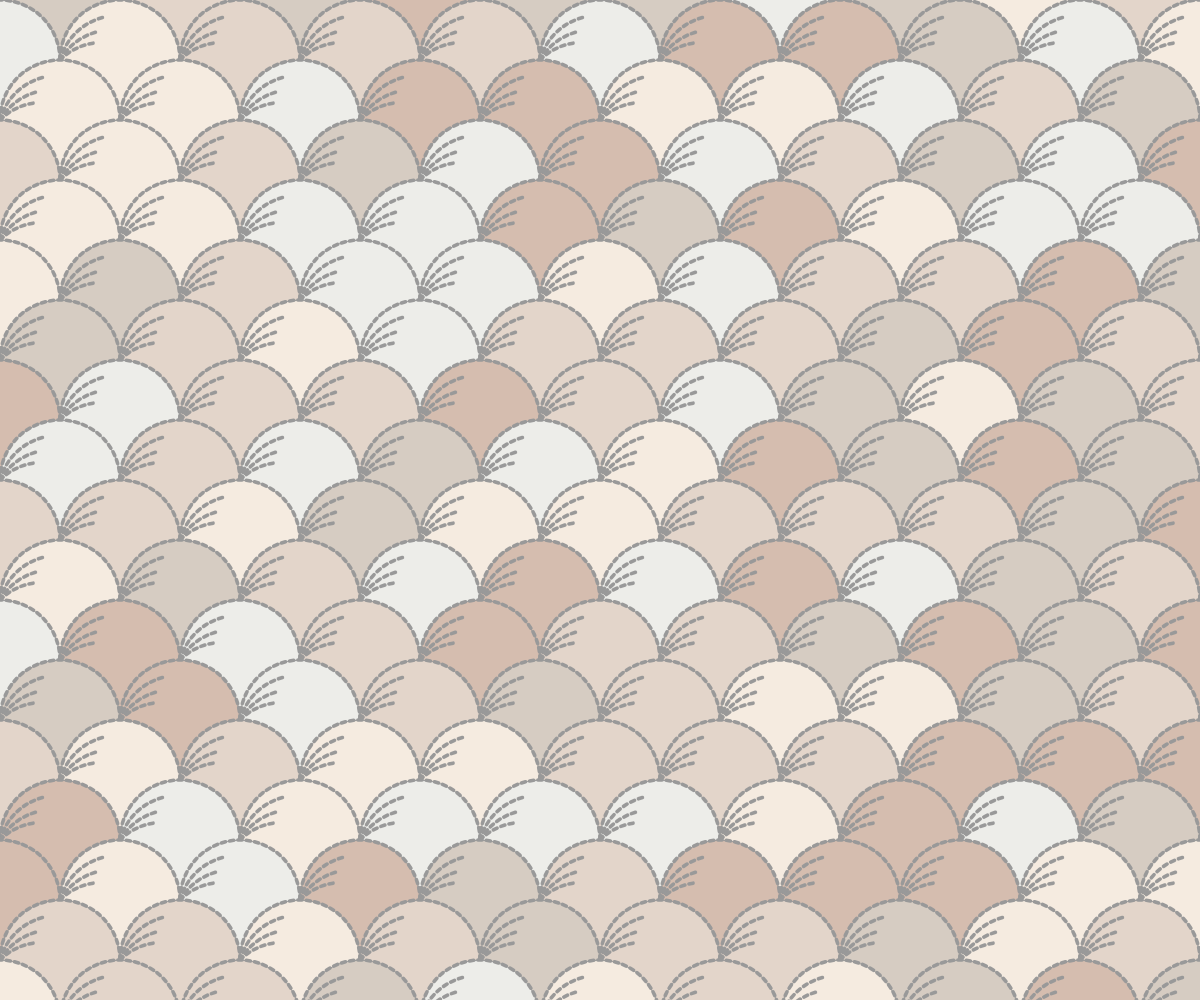
Frame 1 (no input)
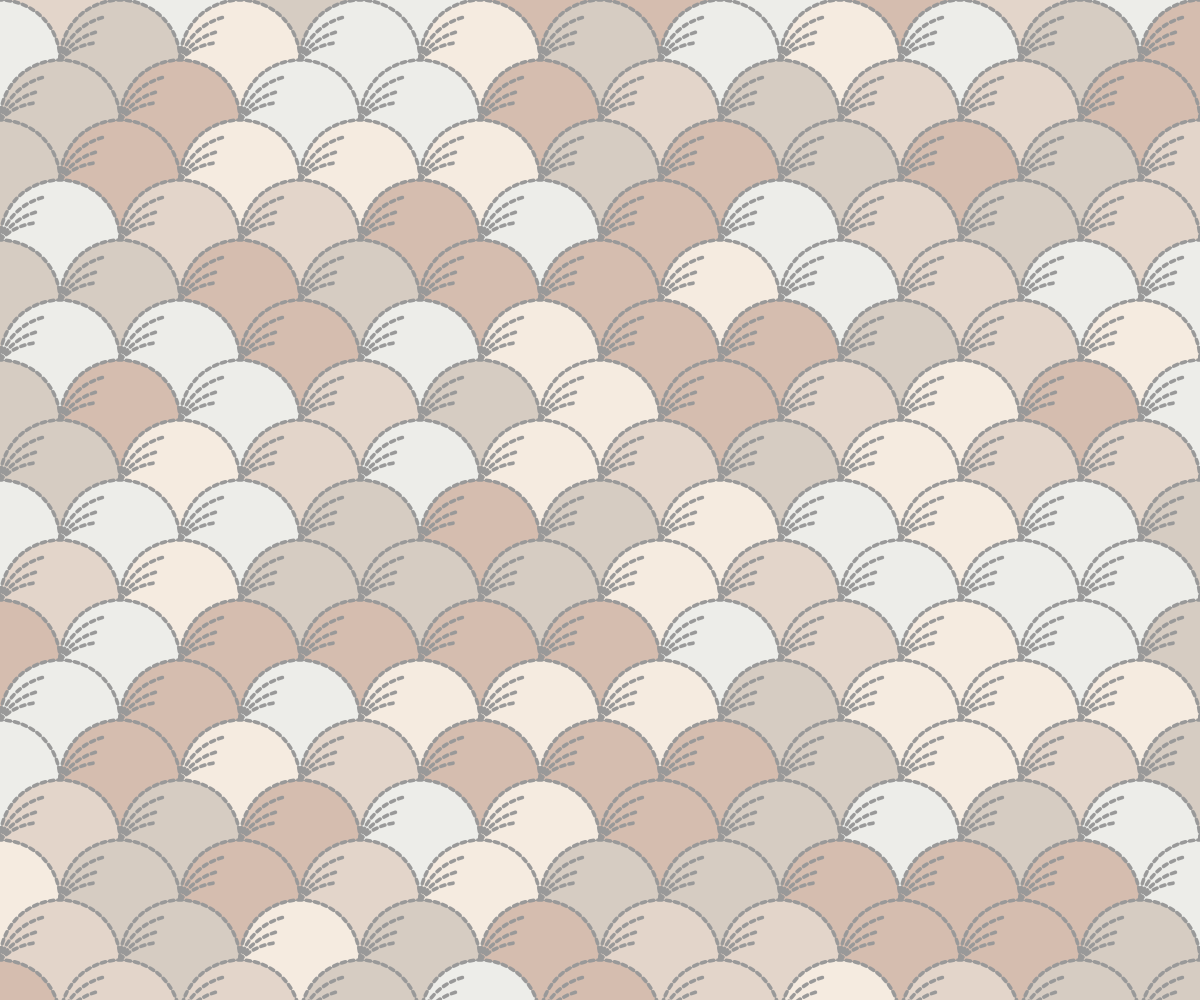
Frame 2 (the mouse pressed at the canvas centre, redrawn once)

The p5.js sketch that drew these frames (run headless with seeded random() and noise() and a simulated clock; the mouse was pressed at the canvas centre and the sketch redrawn once):

// p5.js sketch
// ── sketch.js
"use strict"

const COLORS = ["#EDEDE9", "#D6CCC2", "#F5EBE0", "#E3D5CA", "#D5BDAF"];
const WHITE  = "#999999";
const BLACK  = "#333333";

function setup(){
	createCanvas(windowWidth, windowHeight);
	angleMode(DEGREES); rectMode(CENTER); imageMode(CENTER);
	textAlign(CENTER, CENTER); textSize(14);
	noLoop();
}

function draw(){
	background(BLACK);
	noFill();
	noStroke();

	stroke(WHITE); strokeWeight(1);

	const rad = 60;
	const weight = rad * 0.06;
	const pX  = rad * 2;
	const pY  = rad;
	const rows = floor(height / pY) + 2;
	const cols = floor(width / pX) + 2;
	for(let r=0; r<rows; r++){
		for(let c=0; c<cols; c++){
			let x = floor(c * pX);
			let y = floor(r * pY);
			if(r%2==0) x -= rad;
			fill(getColor(COLORS));
			circle(x, y, rad*2);
			noFill();
			drawNowaki(x,     y, 0,   rad, weight, 0, 180, 360);
			drawNowaki(x-rad, y, rad, rad, weight, 15, 180, 240);
			drawNowaki(x-rad, y, rad, rad, weight, 30, 180, 230);
			drawNowaki(x-rad, y, rad, rad, weight, 45, 180, 220);
		}
	}
}

function drawNowaki(x, y, oX, rad, weight, rot, start, end){

	push();
	translate(x, y);
	rotate(rot);

	strokeWeight(weight);
	const pD = 4;
	const total = floor((end-start) / pD);
	for(let i=0; i<total; i++){
		if(i%2!=0) continue;
		const pX = oX + rad * cos(start+i*pD);
		const pY = rad * sin(start+i*pD);
		line(pX, pY, 
			oX + rad * cos(start+(i+1)*pD),
			rad * sin(start+(i+1)*pD));
	}
	pop();
}

function getColor(colors){
	return colors[floor(random()*colors.length)];
}
